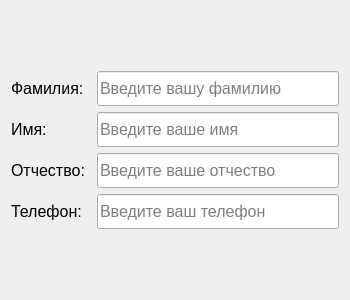
<?xml version="1.0" encoding="UTF-8"?>
<ui version="4.0">
 <class>Profile_Card</class>
 <widget class="QWidget" name="Profile_Card">
  <property name="geometry">
   <rect>
    <x>0</x>
    <y>0</y>
    <width>350</width>
    <height>300</height>
   </rect>
  </property>
  <property name="maximumSize">
   <size>
    <width>450</width>
    <height>16777215</height>
   </size>
  </property>
  <property name="windowTitle">
   <string>Профиль</string>
  </property>
  <layout class="QVBoxLayout" name="verticalLayout">
   <item>
    <spacer name="verticalSpacer">
     <property name="orientation">
      <enum>Qt::Orientation::Vertical</enum>
     </property>
     <property name="sizeHint" stdset="0">
      <size>
       <width>20</width>
       <height>40</height>
      </size>
     </property>
    </spacer>
   </item>
   <item>
    <layout class="QHBoxLayout" name="horizontalLayout">
     <item>
      <widget class="QLabel" name="labelLastName">
       <property name="minimumSize">
        <size>
         <width>80</width>
         <height>35</height>
        </size>
       </property>
       <property name="font">
        <font>
         <pointsize>12</pointsize>
        </font>
       </property>
       <property name="text">
        <string>Фамилия:</string>
       </property>
      </widget>
     </item>
     <item>
      <widget class="QLineEdit" name="lineEditLastName">
       <property name="minimumSize">
        <size>
         <width>200</width>
         <height>25</height>
        </size>
       </property>
       <property name="maximumSize">
        <size>
         <width>350</width>
         <height>35</height>
        </size>
       </property>
       <property name="font">
        <font>
         <pointsize>12</pointsize>
        </font>
       </property>
       <property name="placeholderText">
        <string>Введите вашу фамилию</string>
       </property>
      </widget>
     </item>
    </layout>
   </item>
   <item>
    <layout class="QHBoxLayout" name="horizontalLayout_2">
     <item>
      <widget class="QLabel" name="labelFirstName">
       <property name="minimumSize">
        <size>
         <width>80</width>
         <height>35</height>
        </size>
       </property>
       <property name="font">
        <font>
         <pointsize>12</pointsize>
        </font>
       </property>
       <property name="text">
        <string>Имя:</string>
       </property>
      </widget>
     </item>
     <item>
      <widget class="QLineEdit" name="lineEditFirstName">
       <property name="minimumSize">
        <size>
         <width>200</width>
         <height>25</height>
        </size>
       </property>
       <property name="maximumSize">
        <size>
         <width>350</width>
         <height>35</height>
        </size>
       </property>
       <property name="font">
        <font>
         <pointsize>12</pointsize>
        </font>
       </property>
       <property name="placeholderText">
        <string>Введите ваше имя</string>
       </property>
      </widget>
     </item>
    </layout>
   </item>
   <item>
    <layout class="QHBoxLayout" name="horizontalLayout_3">
     <item>
      <widget class="QLabel" name="labelSecondName">
       <property name="minimumSize">
        <size>
         <width>80</width>
         <height>35</height>
        </size>
       </property>
       <property name="font">
        <font>
         <pointsize>12</pointsize>
        </font>
       </property>
       <property name="text">
        <string>Отчество:</string>
       </property>
      </widget>
     </item>
     <item>
      <widget class="QLineEdit" name="lineEditSecondName">
       <property name="minimumSize">
        <size>
         <width>200</width>
         <height>25</height>
        </size>
       </property>
       <property name="maximumSize">
        <size>
         <width>350</width>
         <height>35</height>
        </size>
       </property>
       <property name="font">
        <font>
         <pointsize>12</pointsize>
        </font>
       </property>
       <property name="placeholderText">
        <string>Введите ваше отчество</string>
       </property>
      </widget>
     </item>
    </layout>
   </item>
   <item>
    <layout class="QHBoxLayout" name="horizontalLayout_4">
     <item>
      <widget class="QLabel" name="labelPhone">
       <property name="minimumSize">
        <size>
         <width>80</width>
         <height>35</height>
        </size>
       </property>
       <property name="font">
        <font>
         <pointsize>12</pointsize>
        </font>
       </property>
       <property name="text">
        <string>Телефон:</string>
       </property>
      </widget>
     </item>
     <item>
      <widget class="QLineEdit" name="lineEditPhone">
       <property name="minimumSize">
        <size>
         <width>200</width>
         <height>25</height>
        </size>
       </property>
       <property name="maximumSize">
        <size>
         <width>350</width>
         <height>35</height>
        </size>
       </property>
       <property name="font">
        <font>
         <pointsize>12</pointsize>
        </font>
       </property>
       <property name="placeholderText">
        <string>Введите ваш телефон</string>
       </property>
      </widget>
     </item>
    </layout>
   </item>
   <item>
    <spacer name="verticalSpacer_2">
     <property name="orientation">
      <enum>Qt::Orientation::Vertical</enum>
     </property>
     <property name="sizeHint" stdset="0">
      <size>
       <width>20</width>
       <height>40</height>
      </size>
     </property>
    </spacer>
   </item>
  </layout>
 </widget>
 <resources/>
 <connections/>
</ui>
